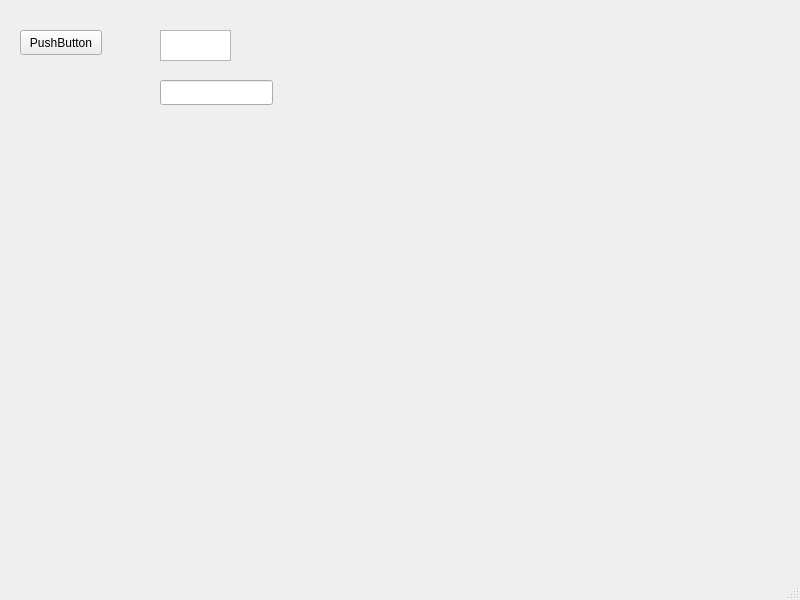
<?xml version="1.0" encoding="UTF-8"?>
<ui version="4.0">
 <class>MainWindow</class>
 <widget class="QMainWindow" name="MainWindow">
  <property name="geometry">
   <rect>
    <x>0</x>
    <y>0</y>
    <width>800</width>
    <height>600</height>
   </rect>
  </property>
  <property name="windowTitle">
   <string>MainWindow</string>
  </property>
  <widget class="QWidget" name="centralwidget">
   <widget class="QPushButton" name="pushButton">
    <property name="geometry">
     <rect>
      <x>20</x>
      <y>30</y>
      <width>82</width>
      <height>25</height>
     </rect>
    </property>
    <property name="text">
     <string>PushButton</string>
    </property>
   </widget>
   <widget class="QTextEdit" name="textEdit">
    <property name="geometry">
     <rect>
      <x>160</x>
      <y>30</y>
      <width>71</width>
      <height>31</height>
     </rect>
    </property>
   </widget>
   <widget class="QLineEdit" name="lineEdit">
    <property name="geometry">
     <rect>
      <x>160</x>
      <y>80</y>
      <width>113</width>
      <height>25</height>
     </rect>
    </property>
   </widget>
  </widget>
  <widget class="QMenuBar" name="menubar">
   <property name="geometry">
    <rect>
     <x>0</x>
     <y>0</y>
     <width>800</width>
     <height>22</height>
    </rect>
   </property>
  </widget>
  <widget class="QStatusBar" name="statusbar"/>
 </widget>
 <resources/>
 <connections/>
</ui>
